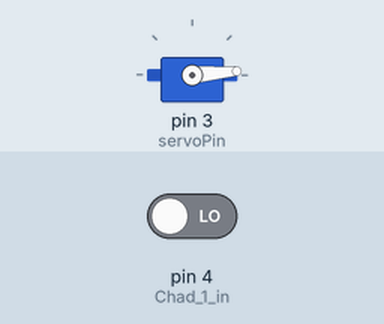
Recording of a sketch running on a simulated Arduino Uno, built with avr-gcc and run on an emulated ATmega328P. Parts: servo. The test bench sets the inputs (shaded band); at power-on: pin 4 (Chad_1_in) LOW.

Above: at 1.2 s.
1.3 s: pin 4 (Chad_1_in) driven HIGH
At 1.8 s:
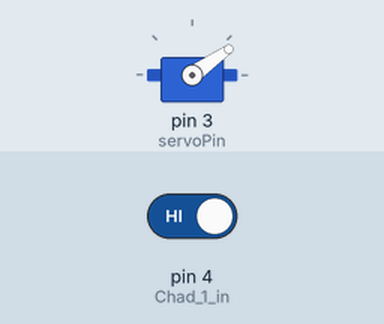
Timing chart, 0 to 55.3 s (numbered marks = the images above; inputs shaded):
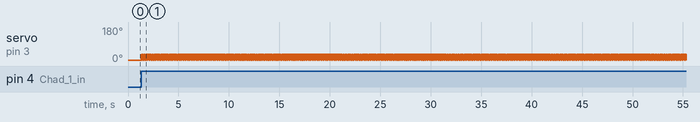

Measured:
- after the input at 1.3 s, servo on pin 3 (servoPin): alternates 35° for 0.02 s and 5° for 0.02 s, starting at once

The sketch:

Chad_2.ino
```cpp
// Second Arduino on Robot
// Controls Servo

#include <Servo.h>
Servo servo;

// input from other arduino
#define Chad_1_in 4
// servo pin
#define servoPin 3


bool upDown = true;

void setup() {
  // init pin input
  pinMode(Chad_1_in, INPUT);

  // init servo
  servo.attach(servoPin);

  // set to 'default' off
  servo.write(5);
}

void loop() {
  if (digitalRead(Chad_1_in) == HIGH) {
    upDown = !upDown;
    upDown ? servo.write(5) : servo.write(35);
  }
}
```
